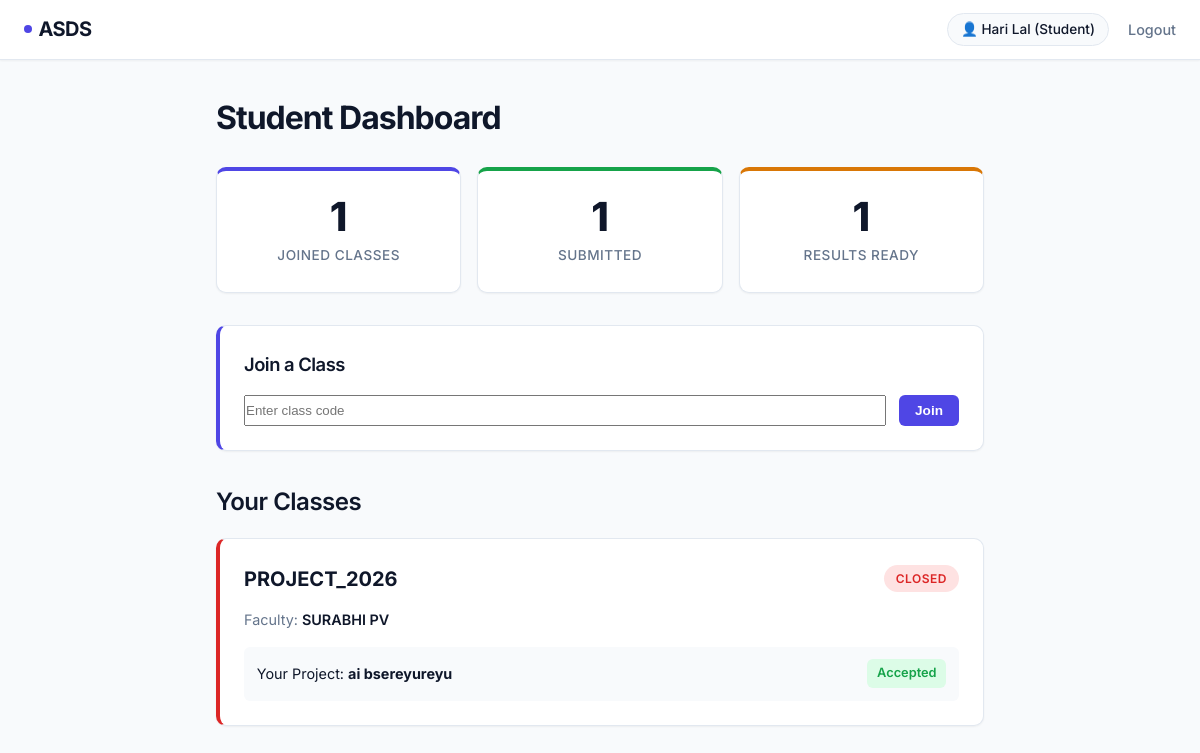
The app's page /student/dashboard (signed in) with its own data.
### app/models.py (models this page shows, shortened)
class User(UserMixin, db.Model):
    id = db.Column(db.Integer, primary_key=True)
    username = db.Column(db.String(80), unique=True, nullable=False)
    name = db.Column(db.String(150), nullable=False, default='')
    email = db.Column(db.String(120), unique=True, nullable=False)
    password_hash = db.Column(db.String(256), nullable=False)
    role = db.Column(db.String(20), nullable=False)  # 'faculty' or 'student'
    created_at = db.Column(db.DateTime, default=datetime.utcnow)
    classes_created = db.relationship('Class', backref='faculty', lazy=True)
    submissions = db.relationship('Submission', backref='student', lazy=True)
    joined_classes = db.relationship(
        'Class', secondary=class_students,
        backref=db.backref('students', lazy=True)
    )

class Class(db.Model):
    id = db.Column(db.Integer, primary_key=True)
    name = db.Column(db.String(150), nullable=False)
    code = db.Column(db.String(20), unique=True, nullable=False)
    faculty_id = db.Column(db.Integer, db.ForeignKey('user.id'), nullable=False)
    is_open = db.Column(db.Boolean, default=True)
    created_at = db.Column(db.DateTime, default=datetime.utcnow)
    submissions = db.relationship('Submission', backref='class_', lazy=True)
    results = db.relationship('Result', backref='class_', lazy=True)

class Submission(db.Model):
    id = db.Column(db.Integer, primary_key=True)
    student_id = db.Column(db.Integer, db.ForeignKey('user.id'), nullable=False)
    class_id = db.Column(db.Integer, db.ForeignKey('class.id'), nullable=False)
    project_title = db.Column(db.String(200), nullable=False)
    abstract_text = db.Column(db.Text, nullable=False)
    file_path = db.Column(db.String(300), nullable=True)
    status = db.Column(db.String(20), default='pending')  # pending / accepted / rejected
    uploaded_at = db.Column(db.DateTime, default=datetime.utcnow)

### app/student.py (the view)
@student.route('/dashboard')
@role_required('student')
def dashboard():
    joined_classes = current_user.joined_classes
    total_classes = len(joined_classes)
    total_submissions = Submission.query.filter_by(student_id=current_user.id).count()
    results_ready = Submission.query.filter(
        Submission.student_id == current_user.id,
        Submission.status != 'pending'
    ).count()
    class_data = []
    for cls in joined_classes:
        submission = Submission.query.filter_by(
            student_id=current_user.id, class_id=cls.id
        ).first()
        class_data.append({'class': cls, 'submission': submission})
    return render_template('student/dashboard.html',
                           class_data=class_data,
                           total_classes=total_classes,
                           total_submissions=total_submissions,
                           results_ready=results_ready)

### app/__init__.py (called while the page is built)
@login_manager.user_loader
def load_user(user_id):
    return User.query.get(int(user_id))

### app/auth.py (called while the page is built)
def role_required(role):
    def decorator(f):
        @wraps(f)
        @login_required
        def wrapped(*args, **kwargs):
            if current_user.role != role:
                flash('Access denied.', 'error')
                return redirect(url_for('main.index'))
            return f(*args, **kwargs)
        return wrapped
    return decorator

### app/templates/student/dashboard.html (shortened to what this page needs)
{% extends "base.html" %}
{% block content %}
<h1>Student Dashboard</h1>
<div class="stats-row">
    <div class="stat-card">
        <span class="stat-number">{{ total_classes }}</span>
        <span class="stat-label">Joined Classes</span>
    </div>
    <div class="stat-card">
        <span class="stat-number">{{ total_submissions }}</span>
        <span class="stat-label">Submitted</span>
    </div>
    <div class="stat-card">
        <span class="stat-number">{{ results_ready }}</span>
        <span class="stat-label">Results Ready</span>
    </div>
</div>
<div class="join-class-bar">
    <h2>Join a Class</h2>
    <form method="POST" action="{{ url_for('student.join_class') }}" class="inline-form">
        <input type="text" name="code" placeholder="Enter class code" required>
        <button type="submit" class="btn btn-sm">Join</button>
    </form>
</div>
<h2>Your Classes</h2>
{% if class_data %}
{% for item in class_data %}
<div class="class-card {{ 'is-open' if item.class.is_open else 'is-closed' }}">
    <div class="class-card-header">
        <h3>{{ item.class.name }}</h3>
        <span class="badge {{ 'badge-open' if item.class.is_open else 'badge-closed' }}">
            {{ 'Open' if item.class.is_open else 'Closed' }}
        </span>
    </div>
    <div class="class-card-info">
        <span>Faculty: <strong>{{ item.class.faculty.name }}</strong></span>
    </div>
    {% if item.submission %}
    <div class="submission-info">
        <span>Your Project: <strong>{{ item.submission.project_title }}</strong></span>
        <span class="status status-{{ item.submission.status }}">
            {{ item.submission.status | capitalize }}
        </span>
    </div>
    {% endif %}
</div>
{% endfor %}
{% else %}
<p class="empty-msg">No classes joined yet. Enter a class code above to get started!</p>
{% endif %}
{% endblock %}

### app/templates/base.html (shortened to what this page needs)
<!DOCTYPE html>
<html lang="en">
<head>
    <link rel="stylesheet" href="{{ url_for('static', filename='css/style.css') }}">
</head>
<body>
    <nav>
        <div class="nav-brand">
            <a href="{{ url_for('main.index') }}">ASDS</a>
        </div>
        <div class="nav-links">
            {% if current_user.is_authenticated %}
            <span class="nav-user">👤 {{ current_user.name }} ({{ current_user.role | capitalize }})</span>
            <a href="{{ url_for('auth.logout') }}">Logout</a>
            {% else %}
            <a href="{{ url_for('auth.login') }}">Login</a>
            <a href="{{ url_for('auth.register') }}">Register</a>
            {% endif %}
        </div>
    </nav>
    <main>
        {% block content %}{% endblock %}
    </main>
</body>
</html>

### records on screen
User: name "Hari Lal", role "Student"
Class: class.name "PROJECT_2026", is_open "CLOSED"
User: class.faculty.name "SURABHI PV"
Submission: submission.project_title "ai bsereyureyu", submission.status "Accepted"

### other values on screen
{{ total_classes }} "1"
{{ total_submissions }} "1"
{{ results_ready }} "1"
